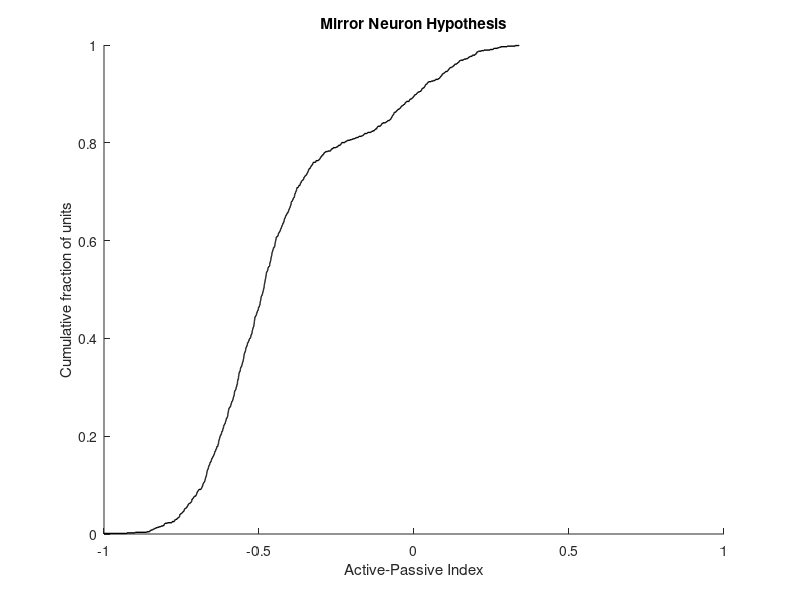

Write the MATLAB code that produced this figure. (Note: this script raises an error after producing the figure.)
function demoHypothesis()

x = -1 + 0.25*randn(ceil(867*0.8),1);
y = 0 + 0.25*randn(floor(867*.2),1);
xy = vertcat(x,y); xy = xy ./ max(abs(xy));
figure,h = cdfplot(xy);
set(h,'color',[0 0 0],'linewidth',1,'linestyle','-');
xlabel('Active-Passive Index');
ylabel('Cumulative fraction of units');
title('');
xlim([-1 1])
ylim([0 1])
box off, grid off

title('Mirror Neuron Hypothesis')
% customlegend({'Mirror Neuron Hypothesis'},'colors',[0 0 0])

plotPreviewWrapper()